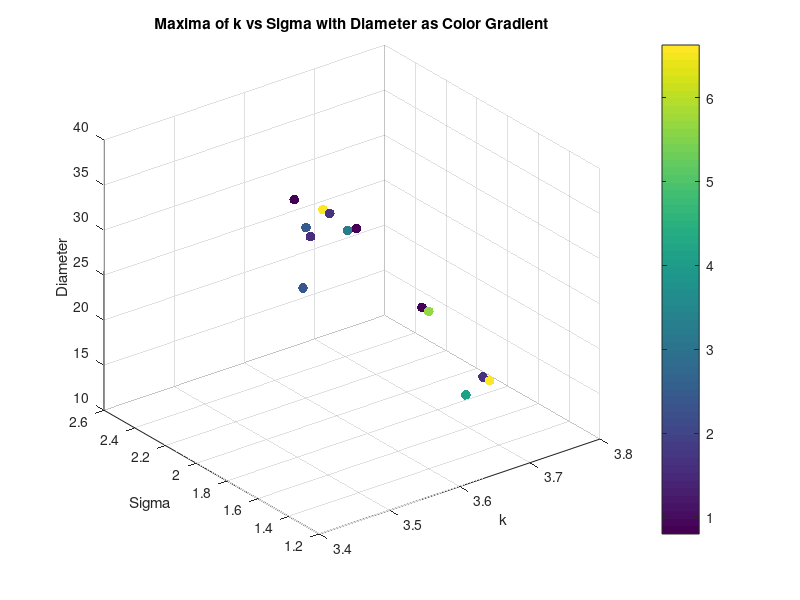
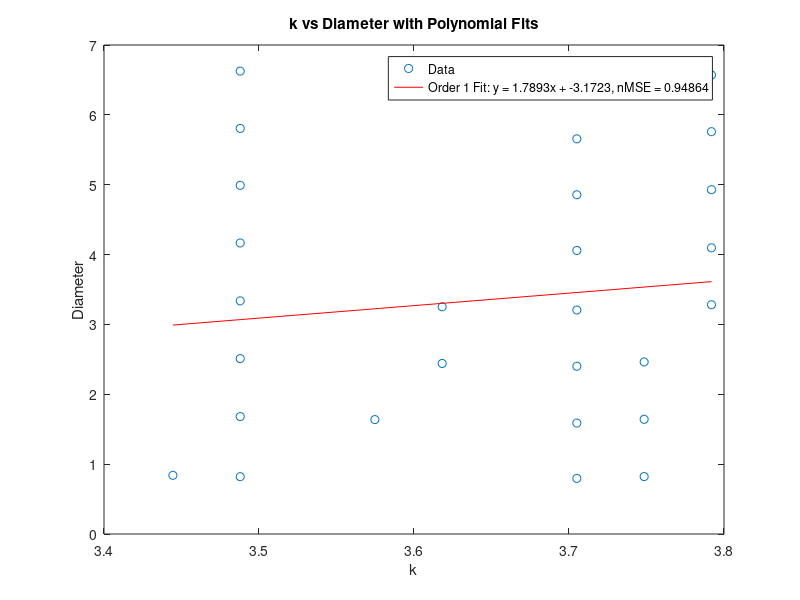

Reproduce these figures in MATLAB, in order.
clear all;
close all;


% %% Torque Analysis
% load('maxima_data.mat');
% scatter3(maxima_k, maxima_sigma, torque_values, 20, maxima_corr, 'filled');
% xlabel('k');
% ylabel('Sigma');
% zlabel('Torque');
% title('Maxima of k vs Sigma with Torque as Color Gradient');
% colorbar;
% grid on;
% % K means clustering of torque into 10 clusters, taking mean of each cluster k, sigma and corr too
% [cluster_idx, cluster_centers] = kmeans(torque_values', 10);
% % Take the mean of each cluster
% torque_means = zeros(10, 1);
% sigma_means = zeros(10, 1);
% k_means = zeros(10, 1);
% corr_means = zeros(10, 1);
% for i = 1:10
%     torque_means(i) = mean(torque_values(cluster_idx == i));
%     sigma_means(i) = mean(maxima_sigma(cluster_idx == i));
%     k_means(i) = mean(maxima_k(cluster_idx == i));
%     corr_means(i) = mean(maxima_corr(cluster_idx == i));
% end
% % Plot the clusters
% figure;
% scatter3(k_means, sigma_means, torque_means, 50, corr_means, 'filled');
% xlabel('k');
% ylabel('Sigma');
% zlabel('Torque');
% title('Clustered Maxima of k vs Sigma with Torque as Color Gradient');
% colorbar;
% grid on;
% % Ensure data is sorted for polyfit
% [sigma_sorted, sort_idx] = sort(maxima_sigma);
% torque_sorted = torque_values(sort_idx);
% % Display correlation between torque and sigma
% disp('Correlation between Torque and Sigma:');
% disp(corr(torque_sorted', sigma_sorted'));
% % Display correlation between torque and sigma^2
% disp('Correlation between Torque and Sigma^2:');
% disp(corr(torque_sorted', sigma_sorted'.^2));
% % Polyfit for sigma vs torque (order 1 and 2)
% p1_sigma = polyfit(sigma_sorted, torque_sorted, 1);
% % Calculate fitted values and normalized MSE for sigma vs torque
% fitted_torque_p1_sigma = polyval(p1_sigma, sigma_sorted);
% mse_p1_sigma = mean((torque_sorted - fitted_torque_p1_sigma).^2);
% nmse_p1_sigma = mse_p1_sigma / var(torque_sorted);
% % Display results for sigma vs torque
% disp('Sigma vs Torque:');
% disp(['Order 1 nMSE: ', num2str(nmse_p1_sigma)]);
% %display correlation between torque and sigma
% % Plot for sigma vs torque with polynomial fits (first instance)
% figure;
% plot(sigma_sorted, torque_sorted, 'o', 'DisplayName', 'Data');
% hold on;
% plot(sigma_sorted, fitted_torque_p1_sigma, '-r', 'DisplayName', ...
%     ['Order 1 Fit: y = ', num2str(p1_sigma(1)), 'x + ', num2str(p1_sigma(2)), ...
%     ', nMSE = ', num2str(nmse_p1_sigma)]);
% xlabel('Sigma');
% ylabel('Torque');
% title('Sigma vs Torque with Polynomial Fits');
% legend('show');
% grid on;
% % Ensure data is sorted for polyfit
% [sigma_sorted, sort_idx] = sort(sigma_means);
% torque_sorted = torque_means(sort_idx);
% %Display correlation between torque and sigma
% disp('Correlation between Torque and Sigma:');
% disp(corr(torque_sorted, sigma_sorted));
% %Display correlation between torque and sigma^2
% disp('Correlation between Torque and Sigma^2:');
% disp(corr(torque_sorted, sigma_sorted.^2));
% % Polyfit for sigma vs torque (order 1 and 2)
% p1_sigma = polyfit(sigma_sorted, torque_sorted, 1);
% p2_sigma = polyfit(sigma_sorted, torque_sorted, 2);
% % Calculate zitted values and normalized MSE for sigma vs torque
% fitted_torque_p1_sigma = polyval(p1_sigma, sigma_sorted);
% fitted_torque_p2_sigma = polyval(p2_sigma, sigma_sorted);
% mse_p1_sigma = mean((torque_sorted - fitted_torque_p1_sigma).^2);
% mse_p2_sigma = mean((torque_sorted - fitted_torque_p2_sigma).^2);
% nmse_p1_sigma = mse_p1_sigma / var(torque_sorted);
% nmse_p2_sigma = mse_p2_sigma / var(torque_sorted);
% % Display results for sigma vs torque
% disp('Sigma vs Torque:');
% disp(['Order 1 nMSE: ', num2str(nmse_p1_sigma)]);
% disp(['Order 2 nMSE: ', num2str(nmse_p2_sigma)]);
% % Plot for sigma vs torque with polynomial fits (second instance)
% figure;
% plot(sigma_sorted, torque_sorted, 'o', 'DisplayName', 'Data');
% hold on;
% plot(sigma_sorted, fitted_torque_p1_sigma, '-r', 'DisplayName', ...
%     ['Order 1 Fit: y = ', num2str(p1_sigma(1)), 'x + ', num2str(p1_sigma(2)), ...
%     ', nMSE = ', num2str(nmse_p1_sigma)]);
% plot(sigma_sorted, fitted_torque_p2_sigma, '--g', 'DisplayName', ...
%     ['Order 2 Fit: y = ', num2str(p2_sigma(1)), 'x^2 + ', num2str(p2_sigma(2)), ...
%     'x + ', num2str(p2_sigma(3)), ', nMSE = ', num2str(nmse_p2_sigma)]);
% xlabel('Sigma');
% ylabel('Torque');
% title('Sigma vs Torque with Polynomial Fits');
% legend('show');
% grid on;

%% Diameter Analysis
% Saved as diameter_value, k_values(max_k_idx), sigma_values(max_sigma_idx), max_val
load('maxima_data_Diam.mat');

scatter3(maxima_matrix(:, 2), maxima_matrix(:, 3), maxima_matrix(:, 1), 50, maxima_matrix(:, 4), 'filled'); 
xlabel('k');
ylabel('Sigma');
zlabel('Diameter');
title('Maxima of k vs Sigma with Diameter as Color Gradient');
colorbar;
grid on;

% K vs torque
% Ensure data is sorted for polyfit
[k_sorted, sort_idx] = sort(maxima_matrix(:, 2));
torque_sorted = maxima_matrix(:, 4);
% Display correlation between torque and k
disp('Correlation between Diameter and k:');
disp(corr(torque_sorted, k_sorted));

%plot for k vs torque with polynomial fits
figure;
plot(k_sorted, torque_sorted, 'o', 'DisplayName', 'Data');
hold on;
p1_k = polyfit(k_sorted, torque_sorted, 1);
fitted_torque_p1_k = polyval(p1_k, k_sorted);
mse_p1_k = mean((torque_sorted - fitted_torque_p1_k).^2);
nmse_p1_k = mse_p1_k / var(torque_sorted);
disp('Diameter vs k:');
disp(['Order 1 nMSE: ', num2str(nmse_p1_k)]);
plot(k_sorted, fitted_torque_p1_k, '-r', 'DisplayName', ...
    ['Order 1 Fit: y = ', num2str(p1_k(1)), 'x + ', num2str(p1_k(2)), ...
    ', nMSE = ', num2str(nmse_p1_k)]);
xlabel('k');
ylabel('Diameter');
title('k vs Diameter with Polynomial Fits');
legend('show');
